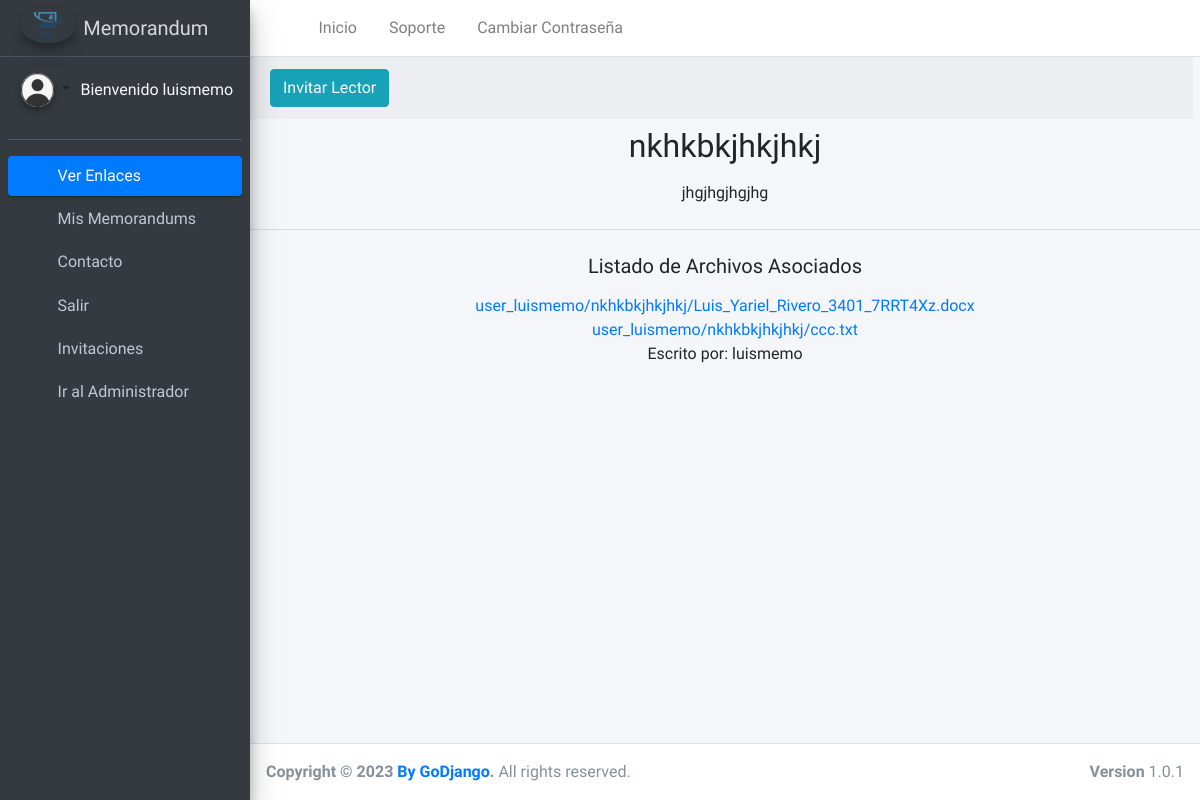
The app's page /memos/detail_memo/luismemo/51 (signed in) with its own data.
### home/models.py (models this page shows, shortened)
class Empresa(SingletonModel):
    nombre = models.CharField(verbose_name='Nombre de la Empresa',max_length=50)
    logo = models.ImageField(verbose_name='Logo de la Empresa',upload_to="Empresa",null=True,blank=True)
    mision = models.TextField(verbose_name='Misión de la Empresa')
    vision = models.TextField(verbose_name='Visión de la Empresa')
    class Meta:
        verbose_name="Empresa"
        verbose_name_plural="Empresas"

### memorandum/models.py (models this page shows, shortened)
class Menorandum(models.Model):
    id = models.BigAutoField(primary_key=True)
    nombre=models.CharField(verbose_name='Título',max_length=200,unique=True)
    texto=RichTextField()
    email=models.EmailField(verbose_name='Correo Electrónico',max_length=255)
    archivos=models.ManyToManyField('Archivos',blank=True)
    date_expiring=models.DateField(verbose_name='Fecha de Expiración', null=True,blank=True)
    user=models.ForeignKey(User, on_delete=models.CASCADE)
    slug=models.SlugField(max_length=255, null=True, blank=True)
    created_at=models.DateTimeField(auto_now_add=True)
    class Meta:
        verbose_name="Memorandum"
        verbose_name_plural="Memorandums"
        permissions=(('can_download_file','Puede descargar archivos asociados'),)
    REQUIRED_FIELDS=['nombre','texto','email']

class Archivos(models.Model):
    created_at=models.DateTimeField(auto_now_add=True,null=True)
    archivos=models.FileField(upload_to=user_directory_path, null=True, blank=True)
    user=models.ForeignKey(User, on_delete=models.CASCADE, null=True)
    memo=models.CharField(verbose_name='Nombre del Memorandum',max_length=200, null=True)

### memorandum/views.py (the view)
# urls.py: path('detail_memo/<str:username>/<int:pk>',DetailMemo.as_view(),name="detail_memorandums"),
class DetailMemo(LoginRequiredMixin,PermissionRequiredMixin,DetailView):
    model = Menorandum
    context_object_name='menorandum'
    template_name = "memo/menorandum_detail.html"
    permission_required = 'memorandum.view_menorandum'
    def get_context_data(self,**kwargs):
        context=super().get_context_data(**kwargs)
        context['empresa']=Empresa.objects.first()
        m=Menorandum.objects.filter(id=self.object.id).values('date_expiring')
        desti=Destinatarios.objects.filter(nombre_memo=self.object.nombre).values('destinatario').distinct()
        al=Destinatarios.objects.filter(destinatario__in=desti)
        a=m[0]['date_expiring']
        print(a)
        for x in al:
            if self.request.user.username == x.destinatario.username:
                context['invitado']=True
        if a == None :
            context['expiro']=False
        else:
            if a <= date.today():
               context['expiro']=True
        return context

### memorandum/context.py (called while the page is built)
def cant_inv(request):
    if request.user.is_authenticated:
       inv=Invitacion.objects.filter(destinatarios__in=Destinatarios.objects.filter(destinatario=request.user)).count()
    else:
        inv="Debes hacer Login"
    return {'c_invitacion':inv}

### memorandum/templates/memo/menorandum_detail.html (shortened to what this page needs)
{% extends 'memorandum/base.html' %}
{% load static %}
{% block body %}
    {% if invitado or request.user.username == menorandum.user.username %}
                    {%if expiro %}
                        {% include "memo/404.html" %}
                    {% else %}
                    <div class="content-wrapper">
                    <main id="main" class="tm-main ">
                    {% if request.user.username == menorandum.user.username %}
                    <div class="card-footer container-fluid row tm-row">
                        <div class="col-12">
                                <a href="{% url 'invitar_lector'  menorandum.nombre %}" class="btn btn-info" >
                                   Invitar Lector
                                </a>
                        </div>
                    </div>
                    {% endif %}
                    <div class="row tm-row text-center">
                        <div class="col-lg-12 tm-post-col">
                            <div class="tm-post-full">
                                <div class="mb-4">
                                    <h2 class="pt-2 tm-color-primary tm-post-title">{{menorandum.nombre}}</h2>
                                    <p>{{menorandum.texto|safe|striptags|truncatechars:500}}</p>
                                </div>
                                <div class="mb-4">
                                    <hr class="col-12">
                                    <h5 class="pt-2 tm-color-primary tm-post-title">Listado de Archivos Asociados</h5>
                                    {% if menorandum.archivos %}
                                    {% for arch in menorandum.archivos.all %}
                                    <a href="{{arch.archivos.url}}">
                                        {{arch.archivos.name}}<br>
                                    </a>
                                    {% endfor %}
                                    {% else %}
                                    <p>Este memorandum no tiene archivos asociados</p>
                                    {% endif %}
                                    <span class="d-block text-center tm-color-primary">Escrito por: {{menorandum.user.username}}</span>
                                </div>
                            </div>
                        </div>
                    </div>
                </main>
                </div>
                {% endif %}
    {% else %}
    <p class="text-center alert alert-danger">No estas invitado a ver este Memorandum</p>
    {% endif %}
{% endblock %}

### home/templates/memorandum/base.html (shortened to what this page needs)
{% load static %}
<!DOCTYPE html>
<html>
{% block head %}
<head>
  <link rel="stylesheet" href="{% static 'plugins/fontawesome-free/css/all.min.css' %}">
  <link rel="stylesheet" href="https://code.ionicframework.com/ionicons/2.0.1/css/ionicons.min.css">
  <link rel="stylesheet" href="{% static 'plugins/tempusdominus-bootstrap-4/css/tempusdominus-bootstrap-4.min.css' %}">
  <link rel="stylesheet" href="{% static 'plugins/icheck-bootstrap/icheck-bootstrap.min.css' %}">
  <link rel="stylesheet" href="{% static 'plugins/jqvmap/jqvmap.min.css' %}">
  <link rel="stylesheet" href="{% static 'dist/css/adminlte.min.css' %}">
  <link rel="stylesheet" href="{% static 'plugins/overlayScrollbars/css/OverlayScrollbars.min.css' %}">
  <link rel="stylesheet" href="{% static 'plugins/daterangepicker/daterangepicker.css' %}">
  <link rel="stylesheet" href="{% static 'plugins/summernote/summernote-bs4.css' %}">
</head>
{% endblock %}
{% block nav %}
<body class="hold-transition sidebar-mini layout-fixed">
<div class="wrapper">
  <nav class="main-header navbar navbar-expand navbar-white navbar-light">
    <ul class="navbar-nav">
      <li class="nav-item">
        <a class="nav-link" data-widget="pushmenu" href="#" role="button"><i class="fas fa-bars"></i></a>
      </li>
      <li class="nav-item d-none d-sm-inline-block">
        <a href="{% url 'Home' %}" class="nav-link">Inicio</a>
      </li>
      <li class="nav-item d-none d-sm-inline-block">
        <a href="{% url 'Contacto' %}" class="nav-link">Soporte</a>
      </li>
      <li class="nav-item d-none d-sm-inline-block">
        <a href="{% url 'Cambiar_Contraseña' %}" class="nav-link">Cambiar Contraseña</a>
      </li>
    </ul>
  </nav>
  <aside class="main-sidebar sidebar-dark-primary elevation-4">
    <a href="{% url 'Home' %}" class="brand-link">
      <img src="{{empresa.logo.url}}" alt="Logo" class="brand-image img-circle elevation-3"
           style="opacity: .8">
      <span class="brand-text font-weight-light">Memorandum</span>
    </a>
    <div class="sidebar">
      <div class="user-panel mt-3 pb-3 mb-3 d-flex">
        <div class="image dropdown-toggle">
          <img src="{% static 'dist/img/profile.png' %}" class="img-circle elevation-2" alt="User Image">
        </div>
        {% if user.is_authenticated %}
        <div class="info ">
          <p class="d-block text-light">Bienvenido {{user}}</p>
        </div>
        {% endif %}
      </div>
      <nav class="mt-2">
        <ul class="nav nav-pills nav-sidebar flex-column" data-widget="treeview" role="menu" data-accordion="false">
          <li class="nav-item has-treeview menu-open">
            <a href="#" class="nav-link active">
              <i class="nav-icon fas fa-tachometer-alt"></i>
              <p>
                Ver Enlaces
                <i class="right fas fa-angle-left"></i>
              </p>
            </a>
            <ul class="nav nav-treeview">
              {% if perms.memorandum.view_menorandum %}
              <li class="nav-item">
                <a href="{% url 'list_memorandums' %}" class="nav-link ">
                  <i class="fas fa-pen nav-icon"></i>
                  <p>Mis Memorandums</p>
                </a>
              </li>
              {% endif %}
              <li class="nav-item">
                <a href="{% url 'Contacto' %}" class="nav-link">
                  <i class="fas fa-comments nav-icon"></i>
                  <p>Contacto</p>
                </a>
              </li>
              {% if user.is_authenticated %}
              <li class="nav-item">
                <a href="{% url 'logout' %}" class="nav-link">
                  <i class="fas fa-power-off nav-icon"></i>
                  <p>Salir</p>
                </a>
              </li>
              {% endif %}
              {% if user.is_authenticated %}
              <li class="nav-item">
                <a href="{% url 'list_invitaciones' %}" class="nav-link">
                  <i  class="far fa-bell nav-icon"></i>
                  <p>Invitaciones</p>
                </a>
              </li>
              {% endif %}
              {% if user.is_superuser %}
              <li class="nav-item">
                <a href="/admin" class="nav-link">
                  <i class="fa fa-cogs nav-icon"></i>
                  <p>Ir al Administrador</p>
                </a>
              </li>
              {% endif %}
            </ul>
          </li>
      </nav>
    </div>
  </aside>
  {% endblock %}
  {% block body %}{% endblock %}
  {% block foot %}
  <footer class="main-footer">
    <strong>Copyright &copy; 2023 <a href="#">By GoDjango</a>.</strong>
    All rights reserved.
    <div class="float-right d-none d-sm-inline-block">
      <b>Version</b> 1.0.1
    </div>
  </footer>
</div>
</body>
{% endblock %}
</html>

### records on screen
Empresa: logo (picture)
Menorandum: nombre "nkhkbkjhkjhkj", texto "jhgjhgjhgjhg", user.username "luismemo"
Archivos: archivos.name "user_luismemo/nkhkbkjhkjhkj/Luis_Yariel_Rivero_3401_7RRT4Xz.docx"
Archivos: archivos.name "user_luismemo/nkhkbkjhkjhkj/ccc.txt"

### other values on screen
{{ user }} "luismemo"
